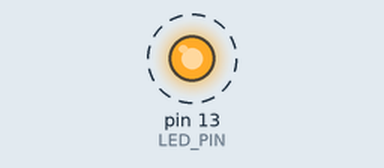
Bench run of a sketch on a simulated Arduino Uno, built with avr-gcc and run on an emulated ATmega328P. Shown: output pins drawn as LEDs (lit = HIGH). Dashed ring = blinking.

Above: at 0.5 s.
Timing chart, 0 to 4.6 s (numbered marks = the images above):
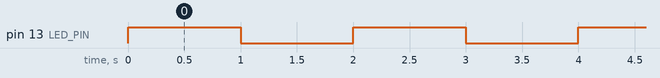

The sketch:

main.ino
```cpp
// Minimal Timer1 Interrupt Test for Arduino (ATmega328P)
#define LED_PIN 13 // Use the built-in LED

void setup() {
  pinMode(LED_PIN, OUTPUT);
  digitalWrite(LED_PIN, LOW);

  // Disable interrupts during setup
  cli();

  // Reset Timer1 registers to a known state
  TCCR1A = 0;
  TCCR1B = 0;
  TCNT1 = 0;

  // Set compare match register for a 1 Hz interrupt (16MHz/64/25000 = 10Hz, use 25000 for 0.5Hz? Let's use 15624 for 1Hz)
  // Formula: OCR1A = (16,000,000 / (prescaler * desired freq)) - 1
  // For 1 Hz: (16e6 / (256 * 1)) - 1 = 62499 (too high for 16-bit)
  // For 2 Hz with /256: (16e6 / (256 * 2)) - 1 = 31249
  // For 1 Hz with /1024: (16e6 / (1024 * 1)) - 1 = 15624
  OCR1A = 15624; // Interrupt roughly once per second

  // Turn on CTC mode (WGM12 = 1)
  TCCR1B |= (1 << WGM12);

  // Set prescaler to 1024 (CS12 = 1, CS10 = 1)
  TCCR1B |= (1 << CS12) | (1 << CS10);

  // Enable timer compare interrupt
  TIMSK1 |= (1 << OCIE1A);

  // Re-enable global interrupts
  sei();
}

// The ISR - toggles the LED
ISR(TIMER1_COMPA_vect) {
  digitalWrite(LED_PIN, !digitalRead(LED_PIN));
}

void loop() {
  // Absolutely nothing here. The LED should toggle by itself.
}
```

Measured:
- by itself, pin 13 (LED_PIN): alternates HIGH for 1.0 s and LOW for 1.0 s
